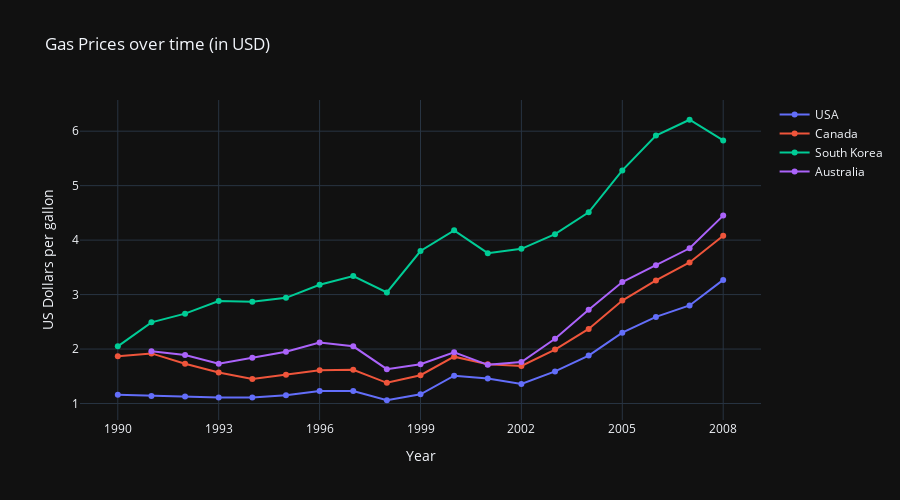

Source (notebook cell):
### Markdown cell above
## Real world examples

### Code cell
fig = go.Figure(data=go.Scatter(x=gas["Year"], y=gas["USA"], name="USA"))
fig.add_trace(go.Scatter(x=gas["Year"],y=gas["Canada"], name="Canada"))
fig.add_trace(go.Scatter(x=gas["Year"],y=gas["South Korea"], name="South Korea"))
fig.add_trace(go.Scatter(x=gas["Year"],y=gas["Australia"], name="Australia"))
fig.update_layout(
    title="Gas Prices over time (in USD)",
    width=900,
    height=500,
    xaxis_title="Year", 
    yaxis_title="US Dollars per gallon",
    xaxis_tickformat="Y",
    xaxis={
        "dtick": 3,
        "tick0": 1990
    },
    yaxis = {
        "tickmode": "linear",
        "dtick": 1
    },
    template = "plotly_dark"
)

### Figure 1 — Plotly figure (JSON) as saved in the notebook; plotly's stock layout.template omitted (floating-point values rounded to 4 significant figures)
{"data": [{"name": "USA", "type": "scatter", "x": [1990, 1991, 1992, 1993, 1994, 1995, 1996, 1997, 1998, 1999, 2000, 2001, 2002, 2003, 2004, 2005, 2006, 2007, 2008], "y": [1.16, 1.14, 1.13, 1.11, 1.11, 1.15, 1.23, 1.23, 1.06, 1.17, 1.51, 1.46, 1.36, 1.59, 1.88, 2.3, 2.59, 2.8, 3.27]}, {"name": "Canada", "type": "scatter", "x": [1990, 1991, 1992, 1993, 1994, 1995, 1996, 1997, 1998, 1999, 2000, 2001, 2002, 2003, 2004, 2005, 2006, 2007, 2008], "y": [1.87, 1.92, 1.73, 1.57, 1.45, 1.53, 1.61, 1.62, 1.38, 1.52, 1.86, 1.72, 1.69, 1.99, 2.37, 2.89, 3.26, 3.59, 4.08]}, {"name": "South Korea", "type": "scatter", "x": [1990, 1991, 1992, 1993, 1994, 1995, 1996, 1997, 1998, 1999, 2000, 2001, 2002, 2003, 2004, 2005, 2006, 2007, 2008], "y": [2.05, 2.49, 2.65, 2.88, 2.87, 2.94, 3.18, 3.34, 3.04, 3.8, 4.18, 3.76, 3.84, 4.11, 4.51, 5.28, 5.92, 6.21, 5.83]}, {"name": "Australia", "type": "scatter", "x": [1990, 1991, 1992, 1993, 1994, 1995, 1996, 1997, 1998, 1999, 2000, 2001, 2002, 2003, 2004, 2005, 2006, 2007, 2008], "y": [null, 1.96, 1.89, 1.73, 1.84, 1.95, 2.12, 2.05, 1.63, 1.72, 1.94, 1.71, 1.76, 2.19, 2.72, 3.23, 3.54, 3.85, 4.45]}], "layout": {"height": 500, "title": {"text": "Gas Prices over time (in USD)"}, "width": 900, "xaxis": {"dtick": 3, "tick0": 1990, "tickformat": "Y", "title": {"text": "Year"}}, "yaxis": {"dtick": 1, "tickmode": "linear", "title": {"text": "US Dollars per gallon"}}}}
